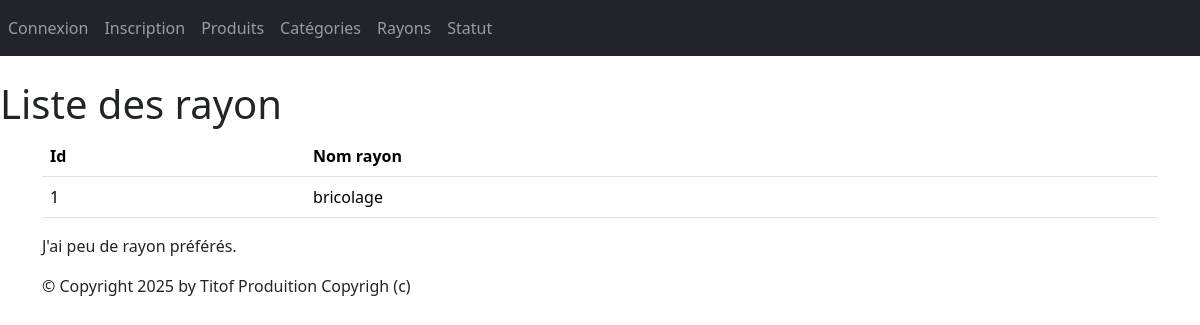
/monApp/listeRayon, run on an earlier commit of the app's database.
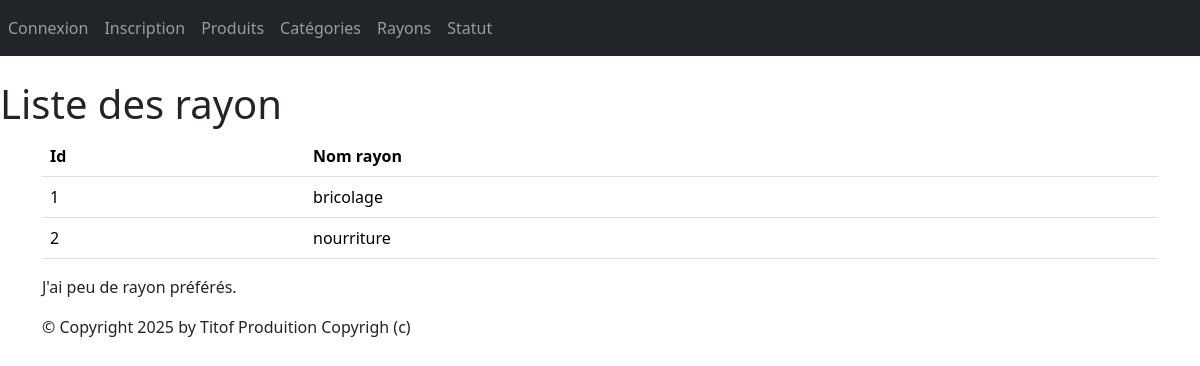
And on a later commit of the database.
### monApp/models.py (models this page shows, shortened)
class Rayon(models.Model):
    idRayon=models.AutoField(primary_key=True)
    nomRayon=models.CharField(max_length=100)

### monApp/views.py (the view)
# urls.py: path("listeRayon", views.listeRayon, name="listeRayon"),
def listeRayon(request):
    rayon=Rayon.objects.all()
    return render(request, 'monApp/listeRayon.html',{'rayon': rayon})

### monApp/templates/monApp/listeRayon.html
{% extends 'monApp/base.html' %}
{% block menu %}
<h1>Liste des rayon</h1>
{% endblock %}
{% block contenu %}
<table class="table">
        <thead>
                <th>Id</th>
                <th>Nom rayon</th>
        </thead>
        <tbody>
                {% for ray in rayon %}
                <tr>
                        <td>{{ ray.idRayon }} </td>
                        <td>{{ ray.nomRayon }} </td>
                </tr>
                {% endfor %}
        </tbody>
</table>
<p>
        J'ai
        {% if prdts|length < 5 %} peu de {% elif prdts|length < 10 %} quelques {% else %} beaucoup de {% endif %} rayon
                préférés. </p>
                {% endblock %}

What changed in the data, as far as the page shows it:
added Rayon: idRayon "2", nomRayon "nourriture"
